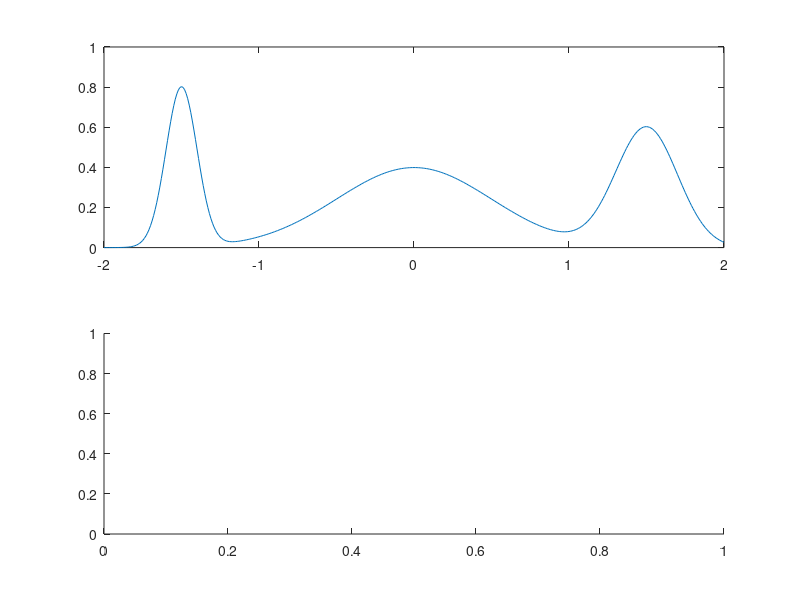

This chart was generated by the following MATLAB code: (Note: this script raises an error after producing the figure.)
clear, clc

%rand('seed', 10);
a = 2;        % greater than 0
n_dist = 3;   % number of distributions
%{
pis = rand(1, n_dist);  % mixing parameters
pis = pis / sum(pis);   % normalize
mus = -a/2 + a*rand(1, n_dist);     % meansq
stds = abs(a/3*(-a + 2*a*rand(1, n_dist)));   % std
%}

pis = [0.2, 0.5, 0.3];
mus = [-1.5, 0, 1.5];
stds = [0.1, 0.5, 0.2];

% generate samples
x = -a:1e-2:a;
y = zeros(size(x));   % initialize
for i=1:n_dist
  y = y + pis(i) * normpdf(x, mus(i), stds(i));
end

sum(y)*1e-2
figure(1); clf
subplot(2,1,1)
plot(x, y)


% MCMC
n = 1e4;
x1 = zeros(1, n);
x1(1) = -a + 2*a*rand;
for i=1:n-1
  x_c = normrnd(x1(i), 0.1);    % Monte Carlo
  num = 0;
  den = 0;
  for j=1:n_dist
    num = num + pis(j) * normpdf(x_c, mus(j), stds(j));
    den = den + pis(j) * normpdf(x1(i), mus(j), stds(j));
  end
  % Markov Chain
  if rand < min(1, num/den)
    % accept
    x1(i+1) = x_c;
  else
    % reject
    x1(i+1) = x1(i);
  end
end

subplot(2,1,2)
h = histogram(x1,50);
t1 = diff(h.BinEdges);
subplot(2,1,1)
hold on
plot(h.BinEdges(1:end-1), h.Values/sum(h.Values)/t1(1), 'r--')
hold off
legend('true', 'estimate')